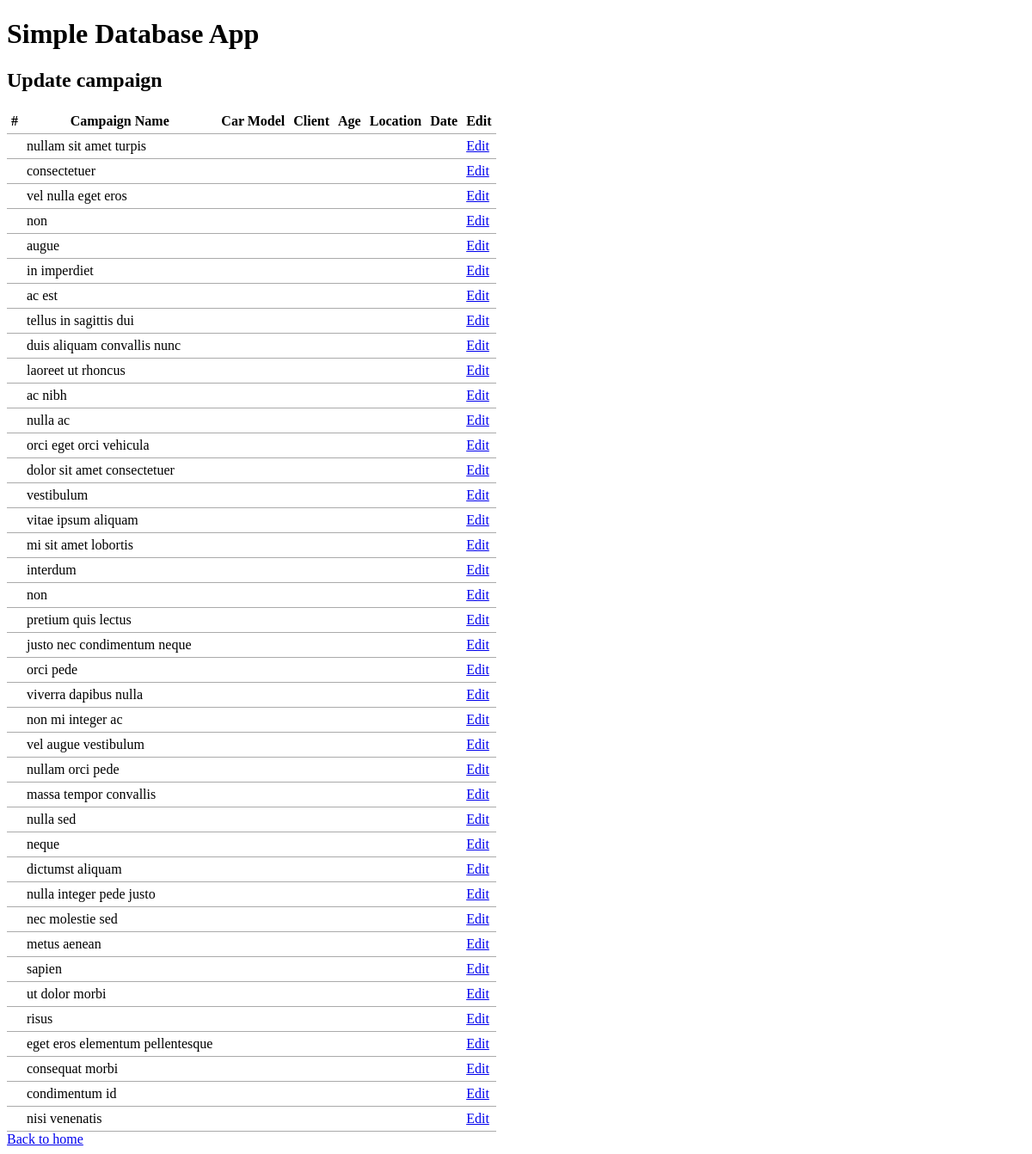
The app's page /dev/testfile/pdo-master/public/update.php with its own data.
### tables this page shows
CREATE TABLE campaigns
(
    campaign_id INT NOT NULL AUTO_INCREMENT,
    campaign_name VARCHAR(255) DEFAULT "Unnamed Campaign",
    campaign_profile_image VARCHAR(255) DEFAULT "http://via.placeholder.com/300x300",
    campaign_created datetime NOT NULL DEFAULT CURRENT_TIMESTAMP,
    campaign_updated datetime NOT NULL DEFAULT CURRENT_TIMESTAMP,
    advertiser_id INT,
    PRIMARY KEY (campaign_id),
    FOREIGN KEY (advertiser_id) REFERENCES advertisers(advertiser_id)
);

### dev/testfile/pdo-master/common.php (called while the page is built, shortened)
<?php
function escape($html) {
    return htmlspecialchars($html, ENT_QUOTES | ENT_SUBSTITUTE, "UTF-8");
}

### dev/testfile/pdo-master/public/update.php (the view)
<?php
require "../config.php";
require "../common.php";
try {
  $connection = new PDO($dsn, $username, $password, $options);
  $sql = "SELECT * FROM campaigns";
  $statement = $connection->prepare($sql);
  $statement->execute();
  $result = $statement->fetchAll();
} catch(PDOException $error) {
  echo $sql . "<br>" . $error->getMessage();
}
?>
<?php require "templates/header.php"; ?>
<h2>Update campaign</h2>
<table>
    <thead>
        <tr>
            <th>#</th>
            <th>Campaign Name</th>
            <th>Car Model</th>
            <th>Client</th>
            <th>Age</th>
            <th>Location</th>
            <th>Date</th>
            <th>Edit</th>
        </tr>
    </thead>
    <tbody>
    <?php foreach ($result as $row) : ?>
        <tr>
            <td><?php echo escape($row["id"]); ?></td>
            <td><?php echo escape($row["campaign_name"]); ?></td>
            <td><?php echo escape($row["car_model"]); ?></td>
            <td><?php echo escape($row["client"]); ?></td>
            <td><?php echo escape($row["age"]); ?></td>
            <td><?php echo escape($row["location"]); ?></td>
            <td><?php echo escape($row["date"]); ?> </td>
            <td><a href="update-single.php?id=<?php echo escape($row["id"]); ?>">Edit</a></td>
        </tr>
    <?php endforeach; ?>
    </tbody>
</table>
<a href="index.php">Back to home</a>
<?php require "templates/footer.php"; ?>

### dev/testfile/pdo-master/public/templates/header.php (shortened to what this page needs)
<!doctype html>
<html lang="en">
<head>
	<link rel="stylesheet" href="css/style.css">
</head>
<body>
	<h1>Simple Database App</h1>

### dev/testfile/pdo-master/public/templates/footer.php
</body>
</html>

### dev/testfile/pdo-master/public/css/style.css (style rules this page uses)
table { border-collapse: collapse; border-spacing: 0; }
td, th { padding: 5px; border-bottom: 1px solid #aaa; }

### records on screen
campaigns: campaign_name "nullam sit amet turpis"
campaigns: campaign_name "consectetuer"
campaigns: campaign_name "vel nulla eget eros"
campaigns: campaign_name "non"
campaigns: campaign_name "augue"
campaigns: campaign_name "in imperdiet"
campaigns: campaign_name "ac est"
campaigns: campaign_name "tellus in sagittis dui"
campaigns: campaign_name "duis aliquam convallis nunc"
campaigns: campaign_name "laoreet ut rhoncus"
campaigns: campaign_name "ac nibh"
campaigns: campaign_name "nulla ac"
campaigns: campaign_name "orci eget orci vehicula"
campaigns: campaign_name "dolor sit amet consectetuer"
campaigns: campaign_name "vestibulum"
campaigns: campaign_name "vitae ipsum aliquam"
campaigns: campaign_name "mi sit amet lobortis"
campaigns: campaign_name "interdum"
campaigns: campaign_name "non"
campaigns: campaign_name "pretium quis lectus"
campaigns: campaign_name "justo nec condimentum neque"
campaigns: campaign_name "orci pede"
campaigns: campaign_name "viverra dapibus nulla"
campaigns: campaign_name "non mi integer ac"
campaigns: campaign_name "vel augue vestibulum"
campaigns: campaign_name "nullam orci pede"
campaigns: campaign_name "massa tempor convallis"
campaigns: campaign_name "nulla sed"
campaigns: campaign_name "neque"
campaigns: campaign_name "dictumst aliquam"
campaigns: campaign_name "nulla integer pede justo"
campaigns: campaign_name "nec molestie sed"
campaigns: campaign_name "metus aenean"
campaigns: campaign_name "sapien"
campaigns: campaign_name "ut dolor morbi"
campaigns: campaign_name "risus"
campaigns: campaign_name "eget eros elementum pellentesque"
campaigns: campaign_name "consequat morbi"
campaigns: campaign_name "condimentum id"
campaigns: campaign_name "nisi venenatis"
